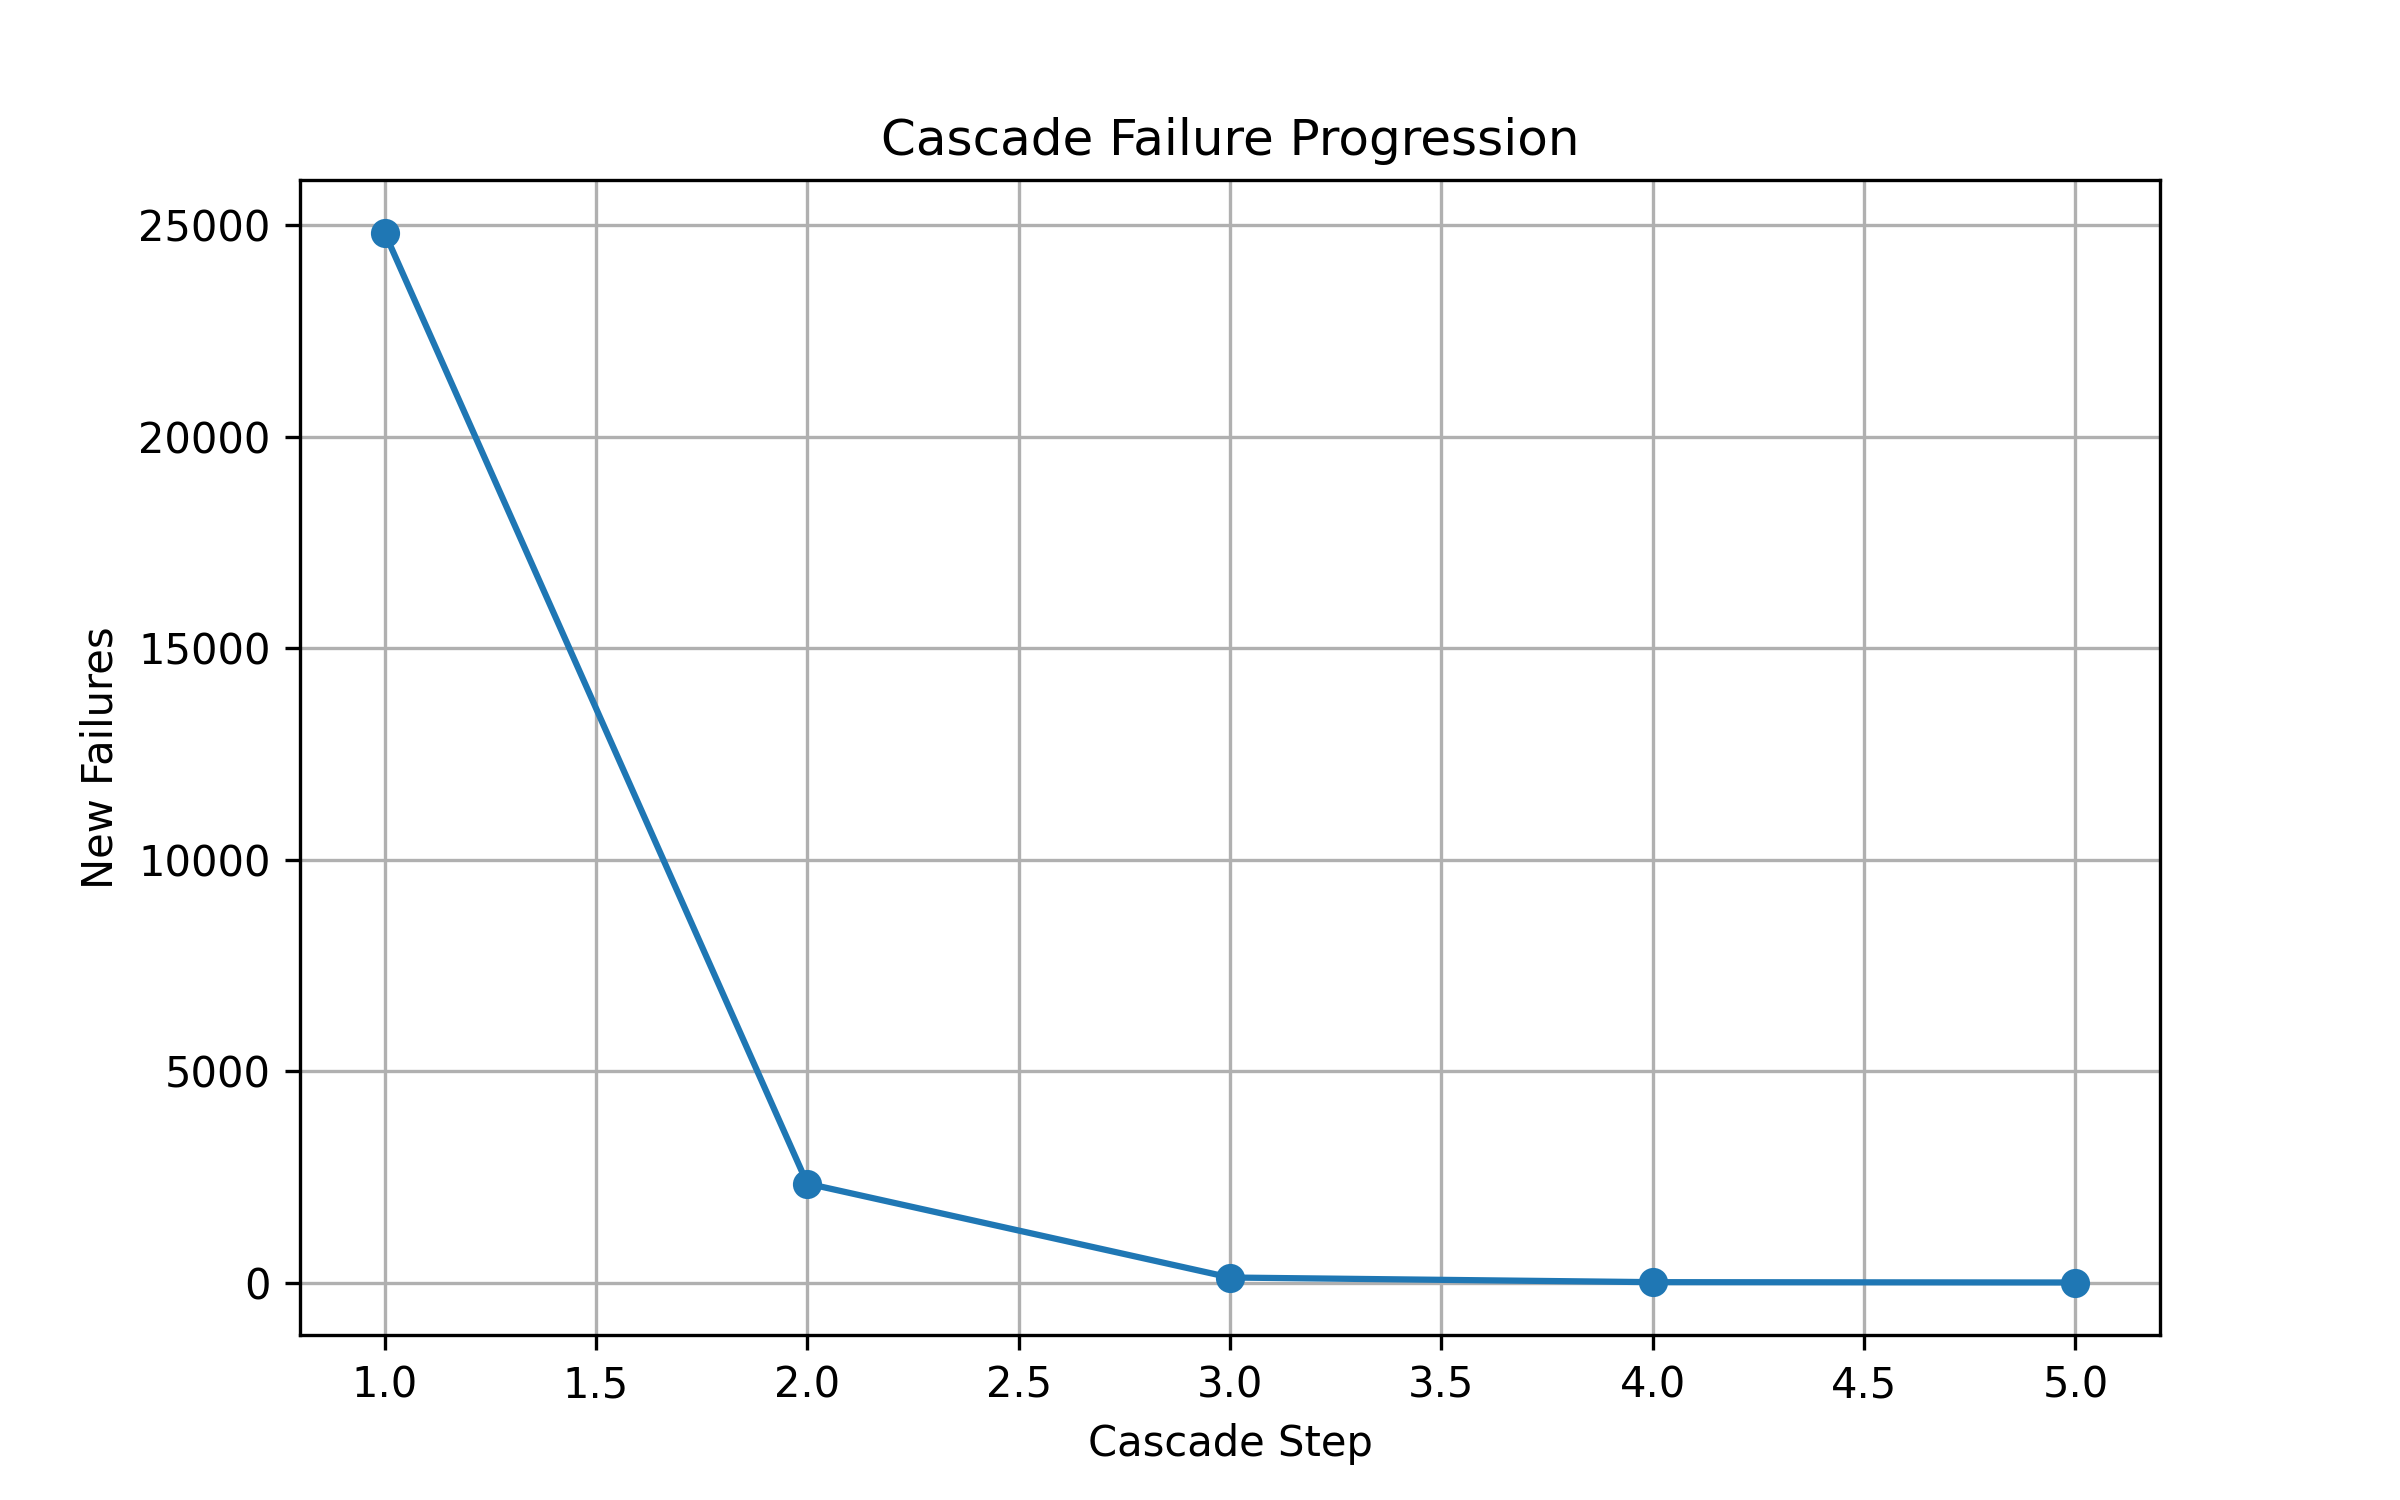

Recreate this plot in Python.
import json
import matplotlib.pyplot as plt
from pathlib import Path

BASE_DIR = Path(__file__).resolve().parents[1]

RESULTS_PATH = BASE_DIR / "data" / "graphs" / "run_results_weather_2.5.json"
OUT_PATH = BASE_DIR / "visualization" / "cascade_progression.png"


def main():

    print("Loading cascade results...")

    with open(RESULTS_PATH) as f:
        data = json.load(f)

    failures = data["capacity_cascade"]

    steps = list(range(1, len(failures) + 1))

    plt.figure(figsize=(8,5))

    plt.plot(steps, failures, marker="o")

    plt.xlabel("Cascade Step")
    plt.ylabel("New Failures")
    plt.title("Cascade Failure Progression")

    plt.grid(True)

    plt.savefig(OUT_PATH, dpi=300)

    print("Saved:", OUT_PATH)


if __name__ == "__main__":
    main()
